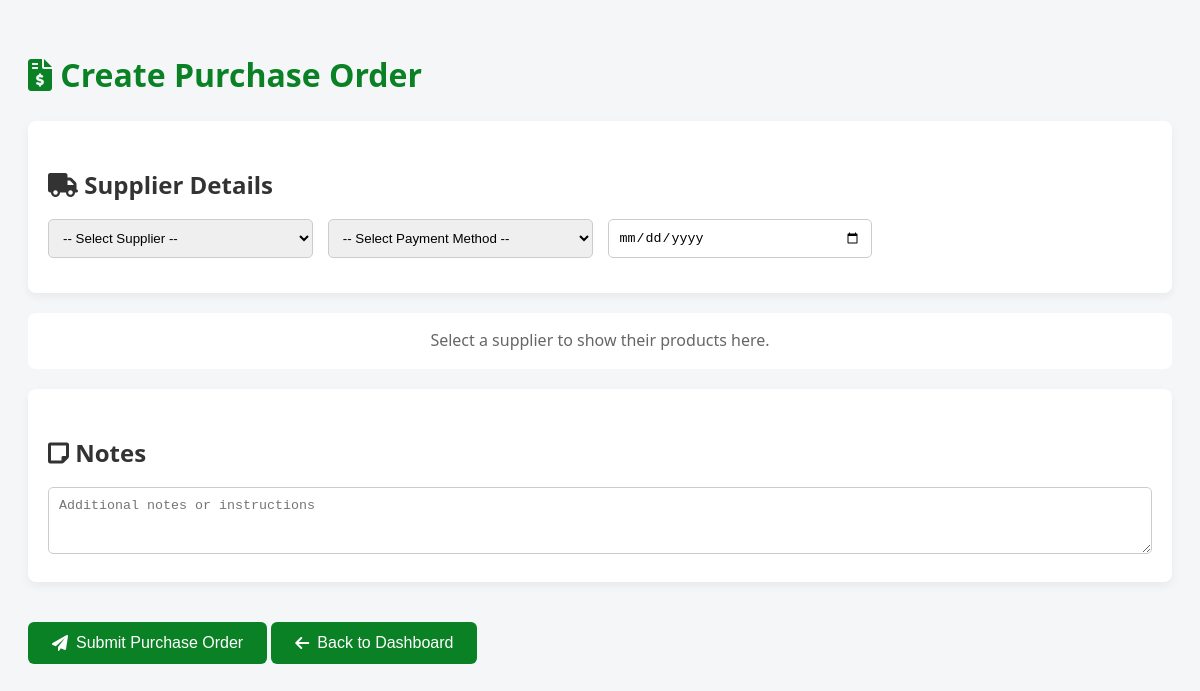
The app's page /purchase_order.php?supplier_name=Chevrolet Parts PH (signed in), older data.
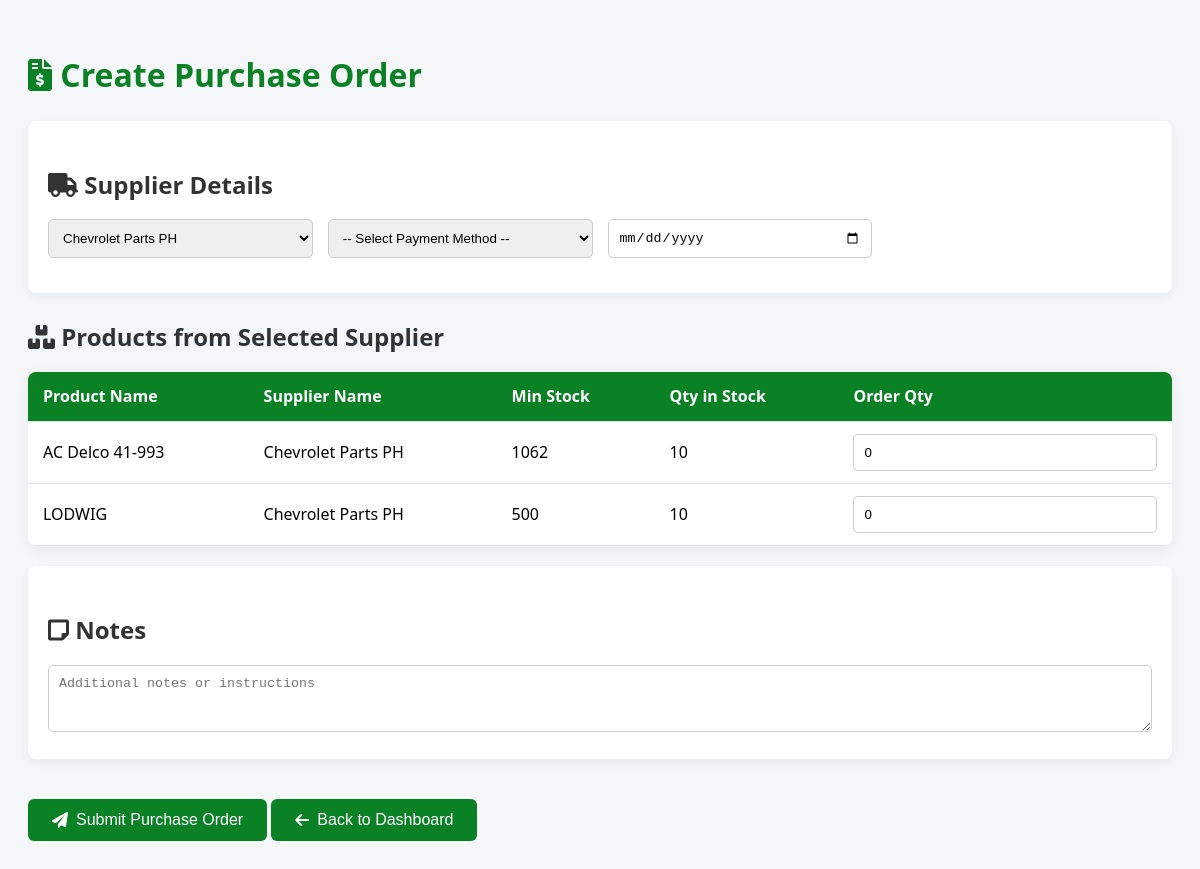
The same page, newer data.
### tables this page shows
CREATE TABLE `products` (
  `product_id` int(11) NOT NULL,
  `name` varchar(100) NOT NULL,
  `quantity` int(11) NOT NULL DEFAULT 0,
  `price` decimal(10,2) NOT NULL,
  `category` varchar(50) DEFAULT NULL,
  `min_stock_level` int(11) DEFAULT 10,
  `last_updated` timestamp NOT NULL DEFAULT current_timestamp() ON UPDATE current_timestamp(),
  `is_active` tinyint(1) DEFAULT 1,
  `warranty_period` varchar(50) DEFAULT NULL,
  `warranty_terms` text DEFAULT NULL,
  `vin_code` varchar(17) DEFAULT NULL,
  `supplier_id` int(11) DEFAULT NULL,
  `supplier` varchar(100) DEFAULT NULL
);

### purchase_order.php (the view, shortened to what this page needs)
<?php
require_once __DIR__ . '/includes/config.php';
$suppliers = $conn->query("SELECT DISTINCT category FROM products WHERE category IS NOT NULL ORDER BY category");
$products = [];
if (isset($_GET['supplier_name']) && $_GET['supplier_name'] !== '') {
    $supplier_name = $_GET['supplier_name'];
    $products_query = $conn->prepare("SELECT product_id, name, category, quantity, min_stock_level
                                     FROM products
                                     WHERE category = ?");
    $products_query->bind_param("s", $supplier_name);
    $products_query->execute();
    $products = $products_query->get_result()->fetch_all(MYSQLI_ASSOC);
} else {
    $supplier_name = '';
}
?>
<!DOCTYPE html>
<html lang="en">
<head>
  <link rel="stylesheet" href="https://cdnjs.cloudflare.com/ajax/libs/font-awesome/6.0.0/css/all.min.css" />
</head>
<body>
  <div class="container">
    <h1><i class="fas fa-file-invoice-dollar"></i> Create Purchase Order</h1>
    <form method="POST" action="purchase_order.php">
      <div class="supplier-section">
        <h2><i class="fas fa-truck"></i> Supplier Details</h2>
        <div class="form-row">
          <select name="supplier_name" id="supplier-select" required onchange="window.location.href='purchase_order.php?supplier_name='+encodeURIComponent(this.value)">
            <option value="">-- Select Supplier --</option>
            <?php while ($row = $suppliers->fetch_assoc()): ?>
              <option value="<?= htmlspecialchars($row['category']) ?>"
                <?= ($supplier_name === $row['category']) ? 'selected' : '' ?>>
                <?= htmlspecialchars($row['category']) ?>
              </option>
            <?php endwhile; ?>
          </select>
          <select name="payment_method" id="payment_method" required onchange="togglePaymentTerms()">
  <option value="">-- Select Payment Method --</option>
</select>
          <input type="date" name="expected_arrival" required />
        </div>
      </div>
      <?php if (!empty($products)): ?>
        <h2><i class="fas fa-boxes"></i> Products from Selected Supplier</h2>
        <table>
          <thead>
            <tr>
              <th>Product Name</th>
              <th>Supplier Name</th>
              <th>Min Stock</th>
              <th>Qty in Stock</th>
              <th>Order Qty</th>
            </tr>
          </thead>
          <tbody>
            <?php foreach ($products as $product): ?>
              <tr>
                <td><?= htmlspecialchars($product['name']) ?></td>
                <td><?= htmlspecialchars($product['category']) ?></td>
                <td><?= htmlspecialchars($product['quantity']) ?></td>
                <td><?= htmlspecialchars($product['min_stock_level']) ?></td>
                <td>
                  <input type="number" min="0" name="products[<?= (int)$product['product_id'] ?>][quantity]" value="0" />
                </td>
              </tr>
            <?php endforeach; ?>
          </tbody>
        </table>
      <?php else: ?>
        <p class="no-items">Select a supplier to show their products here.</p>
      <?php endif; ?>
      <div class="form-section">
        <h2><i class="fas fa-sticky-note"></i> Notes</h2>
        <textarea name="notes" rows="3" placeholder="Additional notes or instructions"></textarea>
      </div>
      <button type="submit" class="submit-btn">
        <i class="fas fa-paper-plane"></i> Submit Purchase Order
      </button>
      <button type="button" onclick="window.location.href='dashboard.php'" class="submit-btn">
  <i class="fas fa-arrow-left"></i> Back to Dashboard
</button>
    </form>
  </div>
</body>
</html>

Row changes from the older to the newer data that the page shows:
added products: name "AC Delco 41-993", category "Chevrolet Parts PH", quantity "1062", min_stock_level "10"
added products: name "LODWIG", category "Chevrolet Parts PH", quantity "500", min_stock_level "10"
Text that changed along with them:
form field supplier_name: "-- Select Supplier --" → "Chevrolet Parts PH"
text no longer shown: "Select a supplier to show their products here."
text now shown: "Products from Selected Supplier Product Name Supplier Name Min Stock Qty in Stock Order Qty"
